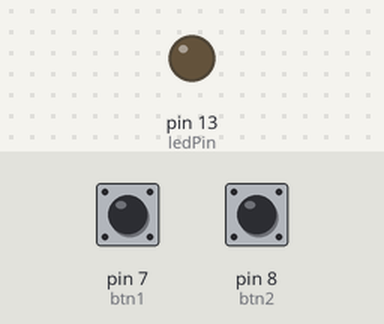
Recording of a sketch running on a simulated Arduino Uno, built with avr-gcc and run on an emulated ATmega328P. Parts: output pins drawn as LEDs (lit = HIGH). Inputs (shaded band) come from the test bench; at power-on: pin 7 (btn1) LOW, pin 8 (btn2) LOW. What the sketch prints to the serial monitor is not drawn.

Above: at 1.2 s.
1.3 s: pin 7 (btn1) pulled HIGH for 0.15 s
At 1.4 s:
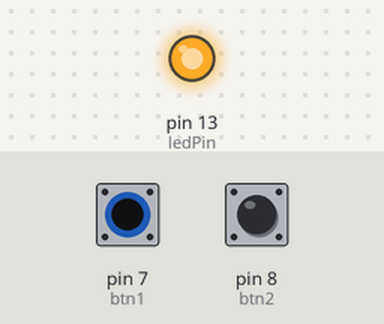
3.0 s: pin 7 (btn1) pulled HIGH for 3.2 s
At 7.4 s:
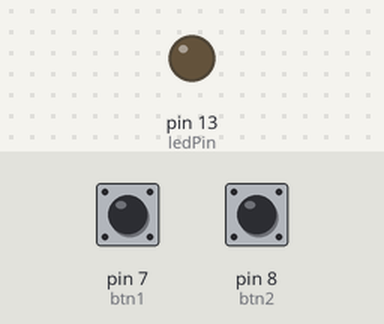
9.2 s: pin 8 (btn2) pulled HIGH for 3.2 s
At 9.8 s:
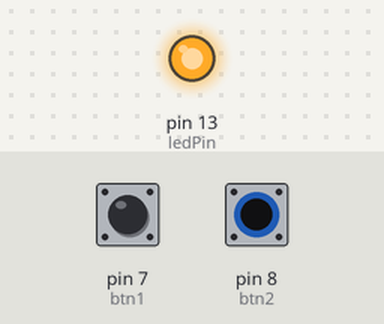
Timing chart, 0 to 13.9 s (numbered marks = the images above; inputs shaded):
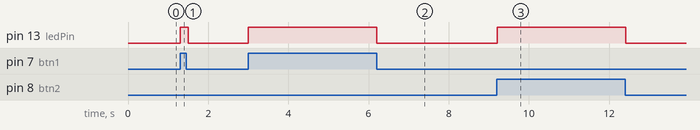

The sketch:

arduinio_juego.ino
```cpp
int btn1 = 7;
int btn2 = 8;
int ledPin = 13;
int estado = 0;
int estado2 = 0;
int sensor = 0;
int sensor2 = 0;

void setup() {

  pinMode(ledPin, OUTPUT);
  pinMode(btn1, INPUT);
  pinMode(btn2, INPUT);
  Serial.begin(9600);
}

void loop() {
  // put your main code here, to run repeatedly:
  estado = digitalRead(btn1);
  estado2 = digitalRead(btn2);
  if (estado == HIGH) {

    digitalWrite(ledPin, HIGH);
    sensor = 1;
  }
  else if (estado2 == HIGH) {

    digitalWrite(ledPin, HIGH);
    sensor2 = 2;
  }
  else {
    digitalWrite(ledPin, LOW);
    sensor = 0;
    sensor2 = 0;
  }
  Serial.print(sensor);
  Serial.print('T');
  Serial.print(sensor2);

  delay(100);
}
```

Measured:
- after the input at 1.3 s, pin 13 (ledPin): LOW → HIGH at once, → LOW 0.20 s later
- after the input at 3.0 s, pin 13 (ledPin): LOW → HIGH at once, → LOW 3.2 s later
- after the input at 9.2 s, pin 13 (ledPin): LOW → HIGH at once, → LOW 3.2 s later
